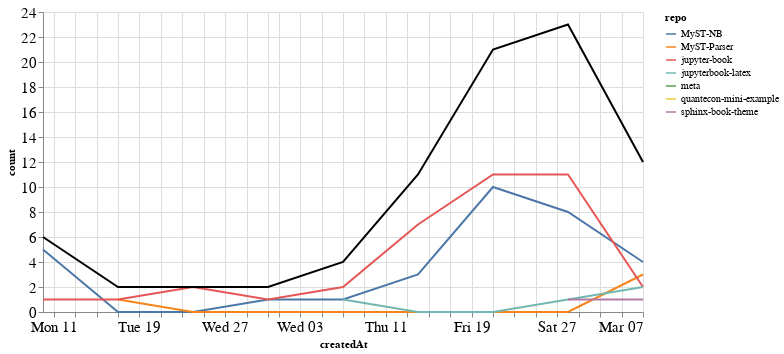

Notebook code for this chart:
### Markdown cell above
### Comments

### Code cell
comments_time = comments.groupby('repo').resample('W', on='createdAt').count()['author'].reset_index()
comments_time = comments_time.rename(columns={'author': 'count'})
comments_time_total = comments_time.groupby('createdAt').agg({"count": "sum"}).reset_index()
ch1 = alt.Chart(comments_time, width=600).mark_line().encode(
    x='createdAt',
    y='count',
    color='repo',
    tooltip="repo"
)

ch2 = alt.Chart(comments_time_total, width=600).mark_line(color="black").encode(
    x='createdAt',
    y='count',
)

ch1 + ch2

### Figure 1 — Vega-Lite specification as saved in the notebook (floating-point values rounded to 4 significant figures)
{"config": {"axisLeft": {"labelFontSize": 15}, "axisBottom": {"labelFontSize": 15}}, "layer": [{"data": {"name": "data-b4391e239329f8bb8f92268c9b0c97c3"}, "mark": "line", "encoding": {"color": {"type": "nominal", "field": "repo"}, "tooltip": {"type": "nominal", "field": "repo"}, "x": {"type": "temporal", "field": "createdAt"}, "y": {"type": "quantitative", "field": "count"}}, "width": 600}, {"data": {"name": "data-706e0d5e1230df31607c0f886a94e0c9"}, "mark": {"type": "line", "color": "black"}, "encoding": {"x": {"type": "temporal", "field": "createdAt"}, "y": {"type": "quantitative", "field": "count"}}, "width": 600}], "$schema": "https://vega.github.io/schema/vega-lite/v4.8.1.json", "datasets": {"data-b4391e239329f8bb8f92268c9b0c97c3": [{"repo": "MyST-NB", "createdAt": "2021-01-10T00:00:00", "count": 5}, {"repo": "MyST-NB", "createdAt": "2021-01-17T00:00:00", "count": 0}, {"repo": "MyST-NB", "createdAt": "2021-01-24T00:00:00", "count": 0}, {"repo": "MyST-NB", "createdAt": "2021-01-31T00:00:00", "count": 1}, {"repo": "MyST-NB", "createdAt": "2021-02-07T00:00:00", "count": 1}, {"repo": "MyST-NB", "createdAt": "2021-02-14T00:00:00", "count": 3}, {"repo": "MyST-NB", "createdAt": "2021-02-21T00:00:00", "count": 10}, {"repo": "MyST-NB", "createdAt": "2021-02-28T00:00:00", "count": 8}, {"repo": "MyST-NB", "createdAt": "2021-03-07T00:00:00", "count": 4}, {"repo": "MyST-Parser", "createdAt": "2021-01-17T00:00:00", "count": 1}, {"repo": "MyST-Parser", "createdAt": "2021-01-24T00:00:00", "count": 0}, {"repo": "MyST-Parser", "createdAt": "2021-01-31T00:00:00", "count": 0}, {"repo": "MyST-Parser", "createdAt": "2021-02-07T00:00:00", "count": 0}, {"repo": "MyST-Parser", "createdAt": "2021-02-14T00:00:00", "count": 0}, {"repo": "MyST-Parser", "createdAt": "2021-02-21T00:00:00", "count": 0}, {"repo": "MyST-Parser", "createdAt": "2021-02-28T00:00:00", "count": 0}, {"repo": "MyST-Parser", "createdAt": "2021-03-07T00:00:00", "count": 3}, {"repo": "jupyter-book", "createdAt": "2021-01-10T00:00:00", "count": 1}, {"repo": "jupyter-book", "createdAt": "2021-01-17T00:00:00", "count": 1}, {"repo": "jupyter-book", "createdAt": "2021-01-24T00:00:00", "count": 2}, {"repo": "jupyter-book", "createdAt": "2021-01-31T00:00:00", "count": 1}, {"repo": "jupyter-book", "createdAt": "2021-02-07T00:00:00", "count": 2}, {"repo": "jupyter-book", "createdAt": "2021-02-14T00:00:00", "count": 7}, {"repo": "jupyter-book", "createdAt": "2021-02-21T00:00:00", "count": 11}, {"repo": "jupyter-book", "createdAt": "2021-02-28T00:00:00", "count": 11}, {"repo": "jupyter-book", "createdAt": "2021-03-07T00:00:00", "count": 2}, {"repo": "jupyterbook-latex", "createdAt": "2021-02-07T00:00:00", "count": 1}, {"repo": "jupyterbook-latex", "createdAt": "2021-02-14T00:00:00", "count": 0}, {"repo": "jupyterbook-latex", "createdAt": "2021-02-21T00:00:00", "count": 0}, {"repo": "jupyterbook-latex", "createdAt": "2021-02-28T00:00:00", "count": 1}, {"repo": "jupyterbook-latex", "createdAt": "2021-03-07T00:00:00", "count": 2}, {"repo": "meta", "createdAt": "2021-02-28T00:00:00", "count": 2}, {"repo": "quantecon-mini-example", "createdAt": "2021-02-14T00:00:00", "count": 1}, {"repo": "sphinx-book-theme", "createdAt": "2021-02-28T00:00:00", "count": 1}, {"repo": "sphinx-book-theme", "createdAt": "2021-03-07T00:00:00", "count": 1}], "data-706e0d5e1230df31607c0f886a94e0c9": [{"createdAt": "2021-01-10T00:00:00", "count": 6}, {"createdAt": "2021-01-17T00:00:00", "count": 2}, {"createdAt": "2021-01-24T00:00:00", "count": 2}, {"createdAt": "2021-01-31T00:00:00", "count": 2}, {"createdAt": "2021-02-07T00:00:00", "count": 4}, {"createdAt": "2021-02-14T00:00:00", "count": 11}, {"createdAt": "2021-02-21T00:00:00", "count": 21}, {"createdAt": "2021-02-28T00:00:00", "count": 23}, {"createdAt": "2021-03-07T00:00:00", "count": 12}]}}
